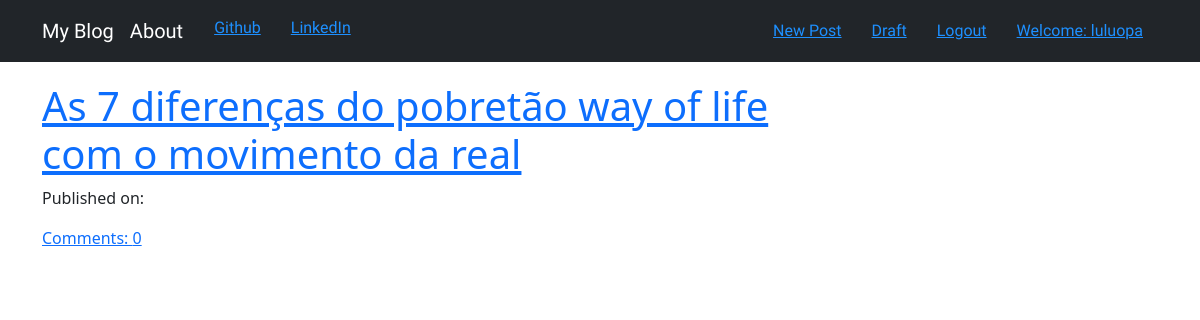
The app's page / (signed in) with its own data.
### Blog/models.py (models this page shows, shortened)
class Post(models.Model):
    author = models.ForeignKey('auth.user',on_delete=models.CASCADE)
    title = models.CharField(max_length=256)
    text = models.TextField()
    create_date = models.DateTimeField(default=timezone.now())
    published_date = models.DateTimeField(blank=True,null=True)
    def approve_comments(self):
        return self.comments.filter(approved_comments=True)

### Blog/views.py (the view)
# urls.py: path('', views.PostListView.as_view(),name='post_list'),
class PostListView(ListView):
    model = Post
    template_name = 'blog/post_list.html'
    def get_queryset(self):
        return Post.objects.filter(published_date__lte=timezone.now()).order_by('-published_date')

### Blog/templates/blog/post_list.html
{% extends "blog/base.html" %}
{% block content %}
  <div class="center">
    {% for post in post_list %}
      <div class="post">
        <h1> <a href="{% url 'post_detail' pk=post.pk %}"> {{ post.title }} </a> </h1>
        <div class="date">
          <p>Published on: {{post.published|date:"D M Y"}}</p>
        </div>
        <a href="{% url 'post_detail' pk=post.pk %}"> Comments: {{ post.approve_comments.count }} </a>
      </div>
    {% endfor %}
  </div>
{% endblock %}

### Blog/templates/blog/base.html (shortened to what this page needs)
<!DOCTYPE html>
{% load static %}
<html lang="en" dir="ltr">
  <head>
    <link href="https://cdn.jsdelivr.net/npm/bootstrap@5.0.0-beta3/dist/css/bootstrap.min.css"
    rel="stylesheet"
>
    <link rel="stylesheet" href="//cdn.jsdelivr.net/npm/medium-editor@latest/dist/css/medium-editor.min.css" type="text/css" media="screen" charset="utf-8">
    <link rel="stylesheet" href="{% static 'blog/css/blog.css' %}">
  </head>
  <body>
    <nav class="navbar navbar-dark bg-dark navbar-expand">
      <div class="container navbar navbar-default">
        <ul class="nav navbar-nav">
          <li class="nav-item"> <a class="navbar-brand" href="{% url 'post_list' %}">My Blog</a> </li>
          <li class="nav-item"> <a class="navbar-brand" href="{% url 'about' %}">About</a> </li>
          <li class="nav-item"> <a class="item" href="https://github.com/luluopa">Github</a> </li>
          <li class="nav-item"> <a class="item" href="https://www.linkedin.com/in/lucas-lima-61877a1a3/">LinkedIn</a> </li>
        </ul>
        <ul class="nav navbar-nav">
          {% if user.is_authenticated %}
            <li class="nav-item"> <a class="item" href="{% url 'post_new' %}"> New Post </a> </li>
            <li class="nav-item"> <a class="item" href="{% url 'post_draft_list' %}"> Draft </a> </li>
            <li class="nav-item"> <a class="item" href="{% url 'logout' %}"> Logout </a> </li>
            <li class="nav-item"> <a class="item"> Welcome: {{user.username}} </a> </li>
          {% else %}
            <li class="nav-item"> <a class="nav navbar-right" id="content" href="{% url 'login' %}"> <img src="https://banner2.cleanpng.com/20180618/pkf/kisspng-computer-icons-user-user-icon-5b27870a5bb442.3487058215293171303756.jpg" alt=""> </a> </li>
          {% endif %}
        </ul>
      </div>
    </nav>
    <div class="content container">
      <div class="row">
        <div class="col-md-8">
          <div class="blog_posts">
            {% block content %}
            {% endblock %}
          </div>
        </div>
      </div>
    </div>
  </body>
</html>

### Blog/static/blog/css/blog.css (style rules this page uses)
.center { margin-left: auto; margin-right: auto; }
.item { margin-left: 15px; margin-right: 15px; color: #1E90FF }
.blog_posts { margin-top: 20px; overflow-wrap: break-word; }
.navbar { font-family: 'Dela Gothic One', cursive; }

### records on screen
Post: title "As 7 diferenças do pobretão way of life com o movimento da real", approve_comments.count "0"

### other values on screen
{{ user.username }} "luluopa"
